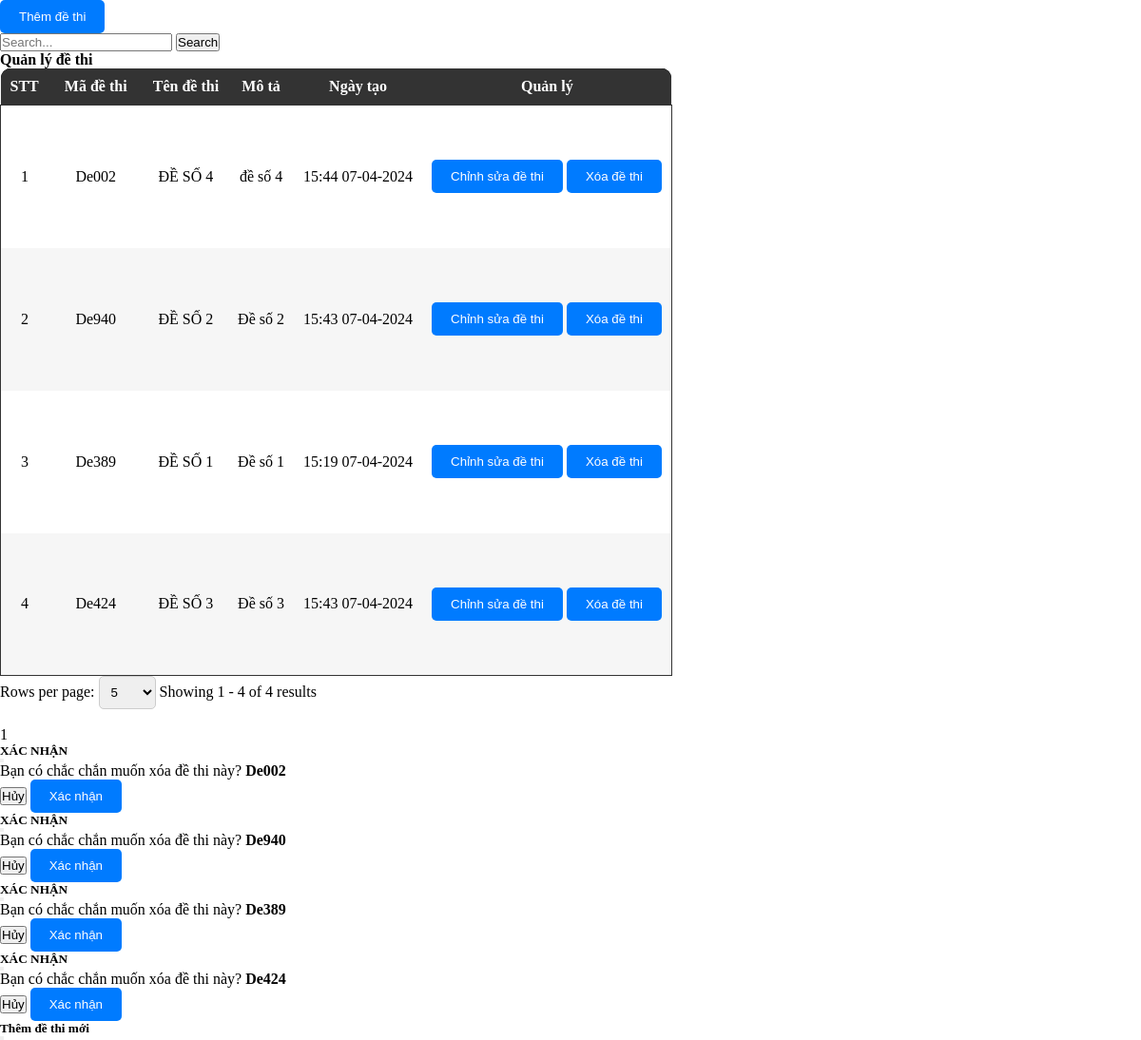
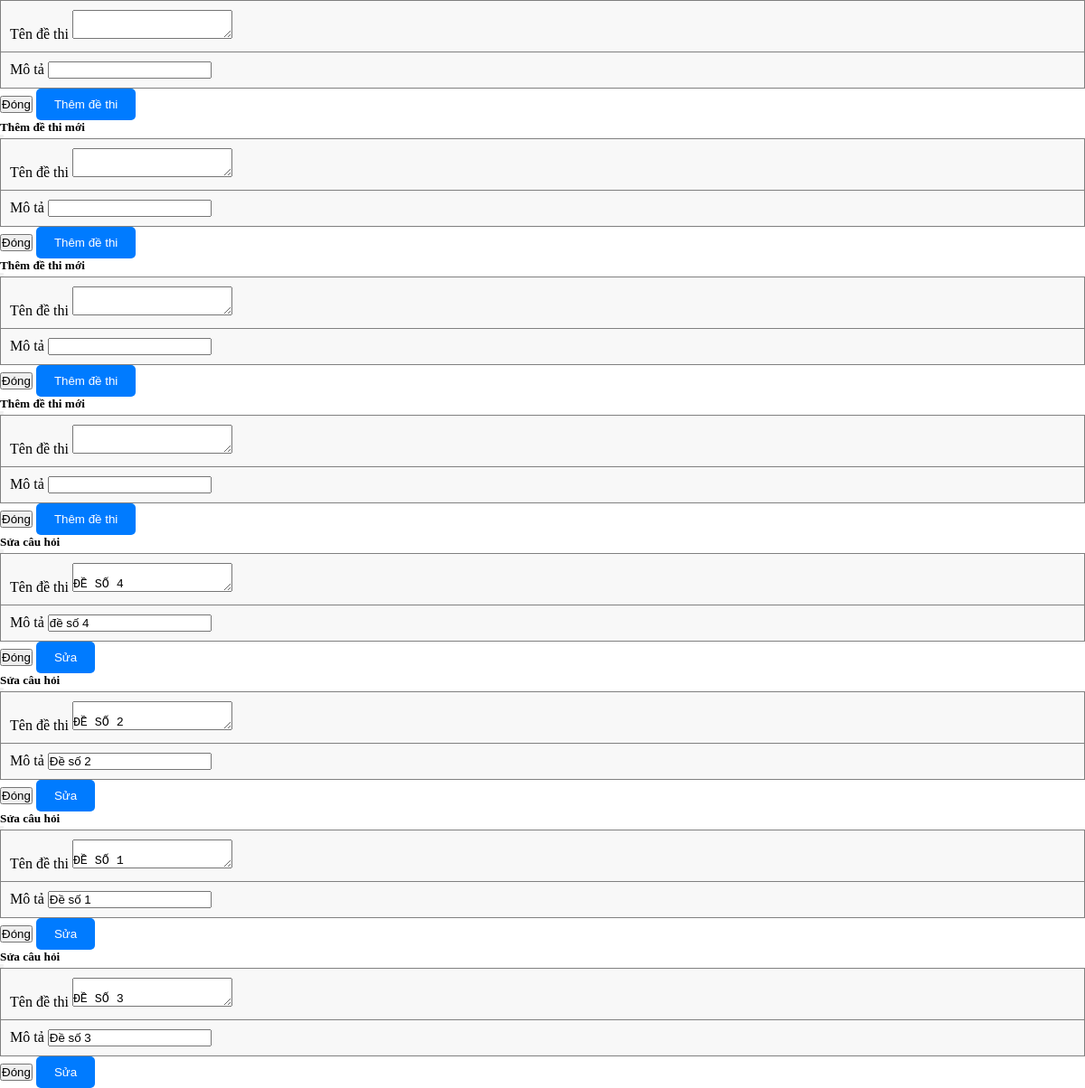
The app's page /admin/pages/Exam/ExamIndex.php with its own data (2 pictures, top to bottom).
### tables this page shows
CREATE TABLE `tbl_exam` (
  `id` varchar(36) NOT NULL,
  `code` varchar(255) DEFAULT NULL,
  `name` varchar(255) DEFAULT NULL,
  `description` varchar(255) DEFAULT NULL,
  `createDate` datetime DEFAULT NULL
);

### admin/pages/Exam/ExamIndex.php (the view, shortened to what this page needs)
<link rel="stylesheet" href="./styles/ProductStyles.css">
<?php
$countAllSql = "SELECT * FROM tbl_exam";
$total_records = mysqli_num_rows(mysqli_query($connect, $countAllSql));
$pageIndex = isset($_GET['page']) ? $_GET['page'] : 1;
$pageSize = isset($_GET['limit']) ? $_GET['limit'] : 5;
$total_page = ceil($total_records / $pageSize);
$start = ($pageIndex - 1) * $pageSize;
$search = '';
$getTableDataSql = "";
if (isset($_GET['search'])) {
    $getTableDataSql = "SELECT * FROM tbl_exam
    WHERE
        tbl_exam.name LIKE N'%" . $search . "%'
    LIMIT $start, $pageSize";
} else {
    $getTableDataSql = "SELECT * FROM tbl_exam LIMIT $start, $pageSize";
}
$tableData = mysqli_query($connect, $getTableDataSql);
?>
<div class="text-left flex justify-between">
    <button type="button" class="btn btn-primary mb-2 mt-3" data-bs-toggle="modal" data-bs-target="#addExam">
        Thêm đề thi
    </button>
    <div class="input-group mb-3 align-center mt-3 w-40">
        <input type="text" class="form-control" placeholder="Search..." aria-label="Recipient's username" name="search" id="search-input" aria-describedby="button-addon2">
        <button class="btn btn-outline-secondary" id="search-button" onclick="performSearch()" name="ok">
            Search
        </button>
    </div>
</div>
<div class="container p-0">
    <table class="w-100">
        <legend class="text-center"><b>Quản lý đề thi</b></legend>
        <thead class="table-head w-100">
            <tr class="table-heading">
                <th class="noWrap">STT</th>
                <th class="noWrap">Mã đề thi</th>
                <th class="noWrap">Tên đề thi</th>
                <th class="noWrap">Mô tả</th>
                <th class="noWrap">Ngày tạo</th>
                <th class="noWrap">Quản lý </th>
            </tr>
        </thead>
        <tbody class="table-body">
            <?php
            $displayExam = 0;
            while ($row = mysqli_fetch_array($tableData)) {
                $displayExam++;
            ?>
                <tr>
                    <td>
                        <?php echo $displayExam + ($pageIndex - 1) * $pageSize; ?>
                    </td>
                    <td class="tensanpham">
                        <?php echo $row['code'] ?>
                    </td>
                    <td>
                        <?php echo $row['name'] ?>
                    </td>
                    <td>
                        <?php echo $row['description'] ?>
                    </td>
                    <td>
                    <?php echo date('H:i d-m-Y', strtotime($row['createDate'])) ?>
                    </td>
                    <td>
                        <button type="button" class="btn btn-primary mb-2 mt-3 con-tooltip top" data-bs-toggle="modal" data-bs-target="#editPopup_<?php echo $row['id']; ?>">
                            <div class="tooltip">
                                <p>Chỉnh sửa đề thi</p>
                            </div>
                        </button>
                        <button type="button" class="btn btn-primary mb-2 mt-3 con-tooltip top" data-bs-toggle="modal" data-bs-target="#confirmPopup_<?php echo $row['id']; ?>">
                            <div class="tooltip">
                                <p>Xóa đề thi</p>
                            </div>
                        </button>
                    </td>
                </tr>
            <?php
            }
            ?>
        </tbody>
    </table>
    <form action="" method="GET">
        <nav class="row py-2" aria-label="Page navigation example">
            <div class="paganation-infor col py-2">
                <form action="" method="GET">
                    <label for="limitSelect">Rows per page:</label>
                    <select name="limit" id="limitSelect" onchange="updatePageAndLimit()">
                        <option value="5" <?php if ($pageSize == 5) echo 'selected'; ?>>5</option>
                    </select>
                </form>
                <label class="mr-4">Showing
                    <?php
                    $startItem = ($pageIndex - 1) * $pageSize + 1;
                    $endItem = min($pageIndex * $pageSize, $total_records);
                    echo "{$startItem} - {$endItem} of {$total_records} results";
                    ?>
                </label>
            </div>
            <ul class="m-0 pagination justify-content-end py-2 col">
                <li class="page-item">
                </li>
                <?php
                for ($i = 1; $i <= $total_page; $i++) {
                    if ($i == $pageIndex) {
                        echo '<li class="page-item light">
                        <span name="page" class="page-link text-reset text-white bg-dark" href="?workingPage=Exam&limit=' . ($pageSize) . '&page=' . ($i) . '"> ' . ($i) . ' </span>
                        </li>';
                    }
                }
                ?>
            </ul>
    </form>
</div>
<?php
$tableData = mysqli_query($connect, $getTableDataSql);
while ($row = mysqli_fetch_array($tableData)) {
    include "./pages/Exam/ExamConfirmDelete.php";
}
?>
<?php
$tableData = mysqli_query($connect, $getTableDataSql);
while ($row = mysqli_fetch_array($tableData)) {
    include "./pages/Exam/AddExamPopup.php";
}
?>
<?php
$tableData = mysqli_query($connect, $getTableDataSql);
while ($row = mysqli_fetch_array($tableData)) {
    include "./pages/Exam/EditExamPopup.php";
}
?>

### admin/pages/Exam/ExamConfirmDelete.php
<div class="modal fade" id="confirmPopup_<?php echo $row['id']; ?>" tabindex="-1" aria-labelledby="exampleModalLabel" aria-hidden="true">
    <div class="modal-dialog modal-lg">
        <div class="modal-content">
            <div class="modal-header bg-dark">
                <h5 class="text-center text-white">XÁC NHẬN</h5>
                <button type="button" class="btn-close btn-close-white" data-bs-dismiss="modal" aria-label="Close"></button>
            </div>
            <div class="modal-body p-0">
                <form id="orderForm" method="POST" action="pages/Exam/ExamLogic.php?id=<?php echo $row['id']; ?>" enctype="multipart/form-data">
                    <table border="1" width="100%" padding="10px" style="border-collapse: collapse;">
                        <p class="p-4 m-0">
                            Bạn có chắc chắn muốn xóa đề thi này? <b><?php echo $row['code']; ?></b>
                        </p>
                    </table>
                    <div class="modal-footer">
                        <button type="button" class="btn btn-outline-secondary pt-2 pb-2" data-bs-dismiss="modal">Hủy</button>
                        <button type="submit" class="btn btn-primary" name="deleteExam">Xác nhận</button>
                    </div>
                </form>
            </div>
        </div>
    </div>
</div>

### admin/pages/Exam/AddExamPopup.php (shortened to what this page needs)
<div class="modal fade" id="addExam" tabindex="-1" aria-labelledby="exampleModalLabel" aria-hidden="false">
    <div class="modal-dialog modal-lg">
        <div class="modal-content">
            <div class="modal-header bg-dark">
                <h5 class="text-center text-white">Thêm đề thi mới</h5>
                <button type="button" class="btn-close btn-close-white" data-bs-dismiss="modal" aria-label="Close"></button>
            </div>
            <div class="modal-body">
                <form id="categoryForm" method="POST" action="pages/Exam/ExamLogic.php" enctype="multipart/form-data">
                    <table border="1" width="100%" padding="10px" style="border-collapse: collapse;">
                        <tr>
                            <td class="row">
                                <div class="mb-2 col">
                                    <label for="transferFee" class="form-label">Tên đề thi</label>
                                    <textarea required name="name" type="text" class="form-control" id="transferFee"></textarea>
                                </div>
                            </td>
                        </tr>
                        <tr>
                            <td>
                                <div class="mb-2 col">
                                    <label for="transferFee" class="form-label">Mô tả</label>
                                    <input name="description" type="text" class="form-control" id="transferFee">
                                </div>
                            </td>
                        </tr>
                    </table>
            </div>
            <div class="modal-footer">
                <button type="button" class="btn btn-outline-secondary pt-2 pb-2" data-bs-dismiss="modal">Đóng</button>
                <button type="submit" class="btn btn-primary" name="addExam">Thêm đề thi</button>
            </div>
        </div>
    </div>
</div>

### admin/pages/Exam/EditExamPopup.php
<div class="modal fade" id="editPopup_<?php echo $row['id']; ?>" tabindex="-1" aria-labelledby="exampleModalLabel" aria-hidden="true">
    <div class="modal-dialog modal-lg">
        <form method="POST" action="pages/Exam/ExamLogic.php?id=<?php echo $row['id']; ?>" enctype="multipart/form-data">
            <div class="modal-content">
                <div class="modal-header bg-dark">
                    <h5 class="text-center text-white">Sửa câu hỏi</h5>
                    <button type="button" class="btn-close btn-close-white" data-bs-dismiss="modal" aria-label="Close"></button>
                </div>
                <div class="modal-body">
                <table border="1" width="100%" padding="10px" style="border-collapse: collapse;">
                        <tr>
                            <td class="row">
                                <div class="mb-2 col">
                                    <label for="transferFee" class="form-label">Tên đề thi</label>
                                    <textarea required name="name" type="text" class="form-control" id="transferFee">
                                        <?php echo $row['name'] ?>
                                    </textarea>
                                </div>
                            </td>
                        </tr>
                        <tr>
                            <td>
                                <div class="mb-2 col">
                                    <label for="transferFee" class="form-label">Mô tả</label>
                                    <input value="<?php echo $row['description'] ?>" name="description" type="text" class="form-control" id="transferFee">
                                </div>
                            </td>
                        </tr>
                    </table>
                </div>
                <div class="modal-footer">
                    <button type="button" class="btn btn-outline-secondary pt-2 pb-2" data-bs-dismiss="modal">Đóng</button>
                    <button type="submit" class="btn btn-primary" name="editExam">Sửa</button>
                </div>
            </div>
        </form>
    </div>
</div>

### admin/styles/ProductStyles.css (style rules this page uses)
* { padding: 0; margin: 0; box-sizing: border-box; }
table { border-radius: 10px; }
.container { width: 100%; }
.table-head { color: white; background-color: #000; }
.table-head .table-heading { background-color: #000; color: white; }
.table-head .table-heading th:first-child { border-top-left-radius: 10px; }
.table-head .table-heading th:last-child { border-top-right-radius: 10px; }
.table-heading { border-radius: 10px; }
.table-head th { padding: 10px; text-align: center; }
.table-head, .table-body { border-collapse: collapse; }
.table-body { border: 1px solid #333; }
.table-body, .table-body tr { background-color: #fff; }
.table-body td { text-align: center; }
.table-body tr:nth-child(2n + 2) { background-color: #f6f6f6; }
table { border-collapse: collapse; background-color: #f8f8f8; }
th, td { padding: 10px; text-align: left; }
th { background-color: #333; color: white; }
.btn-primary { background-color: #007bff; color: white; padding: 10px 20px; border: none; border-radius: 5px; cursor: pointer; }
.noWrap { white-space: nowrap; }
select, option { width: 60px; padding: 8px; border: 1px solid #ccc; border-radius: 5px; }
.tensanpham { width: 100px; height: 150px; text-align: center; }

### records on screen
tbl_exam: pageSize "1", code "De002", name "ĐỀ SỐ 4", description "đề số 4", createDate "15:44 07-04-2024"
tbl_exam: pageSize "2", code "De940", name "ĐỀ SỐ 2", description "Đề số 2", createDate "15:43 07-04-2024"
tbl_exam: pageSize "3", code "De389", name "ĐỀ SỐ 1", description "Đề số 1", createDate "15:19 07-04-2024"
tbl_exam: pageSize "4", code "De424", name "ĐỀ SỐ 3", description "Đề số 3", createDate "15:43 07-04-2024"

### other values on screen
$startItem "1"
$endItem "4"
$total_records "4"
